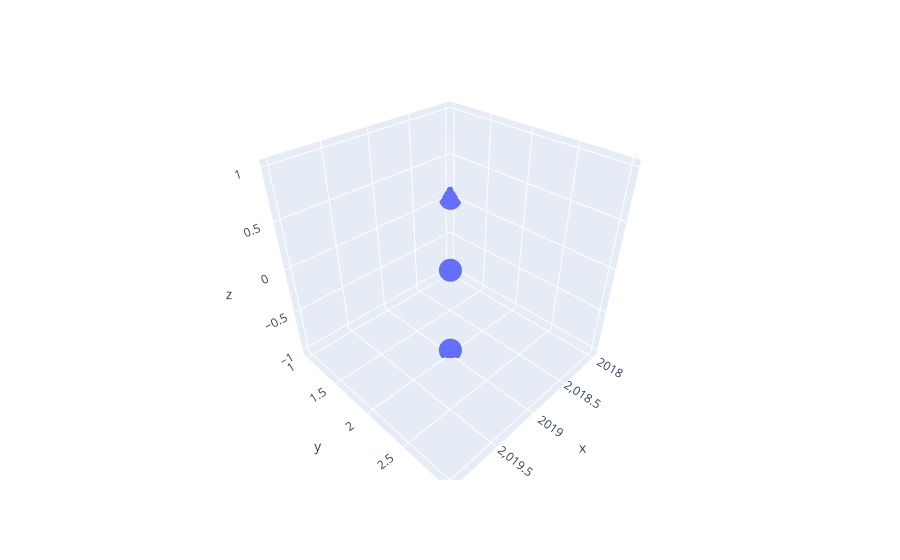

Notebook source saved alongside this figure:
### Code cell
import plotly.express as px
import plotly.graph_objects as go

import pandas as pd

trial = px.scatter_3d(x=Year,y=Tweets,z=Score)
trial

### Figure 1 — Plotly figure (JSON) as saved in the notebook; plotly's stock layout.template omitted (floating-point values rounded to 4 significant figures)
{"data": [{"hovertemplate": "x=%{x}<br>y=%{y}<br>z=%{z}<extra></extra>", "legendgroup": "", "marker": {"color": "#636efa", "symbol": "circle"}, "mode": "markers", "name": "", "scene": "scene", "showlegend": false, "type": "scatter3d", "x": [2018, 2019, 2020], "y": [1, 2, 3], "z": [0, -1, 1]}], "layout": {"legend": {"tracegroupgap": 0}, "margin": {"t": 60}, "scene": {"domain": {"x": [0, 1], "y": [0, 1]}, "xaxis": {"title": {"text": "x"}}, "yaxis": {"title": {"text": "y"}}, "zaxis": {"title": {"text": "z"}}}}}
